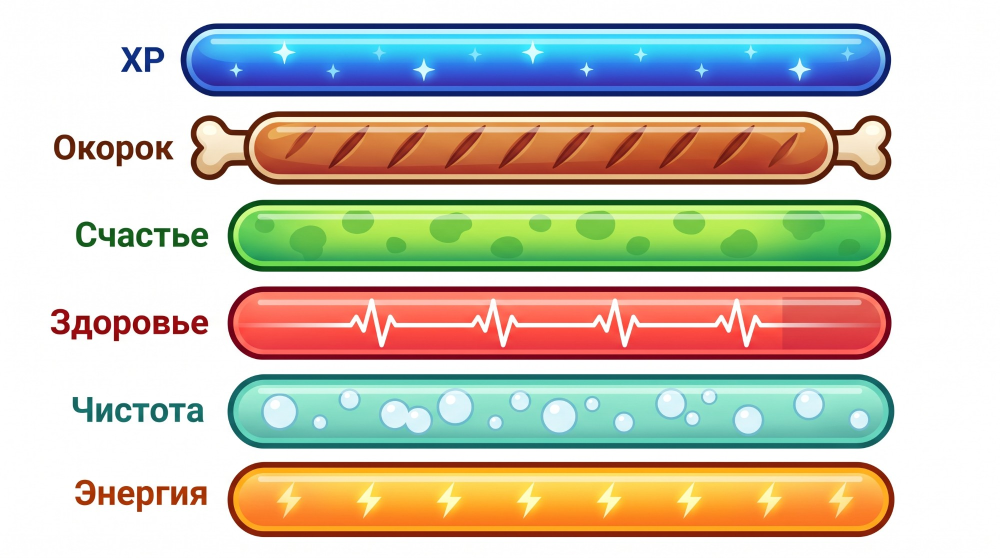
#> input picture assets/bars/source.jpg, 2000 x 1116 px (shown at 1/2 size)
$ python make_bars.py
#> lines starting #> are read from the running program, lines starting #| are printed output that depends on the picture; after the words box and inside, x2 and y2 are one past the last pixel; in counts of white or black regions, pixels touching at a corner belong together
"""
Полоски статов из премиум-эмодзи: режет исходную картинку на кусочки.

Исходник — assets/bars/source.jpg: шесть полосок одна под другой на белом
фоне, слева подписи (их отрезаем). Порядок сверху вниз — BAR_KEYS.

Для каждой полоски:
  1. вырезается из листа, белый фон становится прозрачным;
  2. приводится к 800×BAR_H и ставится по центру полосы 800×100;
  3. режется на 8 квадратов 100×100 — размер статичного эмодзи Telegram;
  4. у каждого кусочка три вида: f — полный, h — левая половина полная,
     правая пустая, e — пустой. Пустой — та же картинка, где заливка внутри
     обводки стала тёмным «стеклом», а рамка (и кости у окорока) осталась
     цветной. Поэтому полный, половина и пустой совпадают пиксель в пиксель.

Результат: assets/bars/<ключ>/<позиция><вид>.png (0f.png … 7e.png) и
preview.png — как полоски выглядят строкой в тёмной и светлой теме.

Запуск:
    python3 tools/make_bars.py [исходник]
Нужны Pillow, numpy, scipy (только на машине, где режут; боту не нужны).
"""
import os
import sys

import numpy as np
from PIL import Image, ImageDraw, ImageFont
from scipy import ndimage

ROOT = os.path.dirname(os.path.dirname(os.path.abspath(__file__)))
OUT = os.path.join(ROOT, "assets", "bars")
SRC = sys.argv[1] if len(sys.argv) > 1 else os.path.join(OUT, "source.jpg")

BAR_KEYS = ["xp", "food", "happy", "health", "clean", "energy"]
TILES = 8           # кусочков в полоске
TILE = 100          # статичное эмодзи — 100×100
BAR_H = 86          # высота полоски внутри кусочка


def find_bars(a: np.ndarray) -> list[tuple[int, int, int, int]]:
    """Рамки полосок (x0, y0, x1, y1): полосы строк, в каждой — самый правый кусок."""
    ink = a.min(axis=2) < 225
    rows = ink[:, a.shape[1] // 3:].any(axis=1)
    bands, start = [], None
    for y, v in enumerate(rows):
        if v and start is None:
            start = y
        elif not v and start is not None:
            bands.append((start, y))
            start = None
    if start is not None:
        bands.append((start, len(rows)))
    boxes = []
    for y0, y1 in bands:
        xs = np.nonzero(ink[y0:y1].any(axis=0))[0]
        # подпись слева отделена от полоски пустым промежутком
        gaps = np.nonzero(np.diff(xs) > 15)[0]
        x0 = xs[gaps[-1] + 1] if len(gaps) else xs[0]
        boxes.append((int(x0), y0, int(xs[-1]) + 1, y1))
    return boxes


def fix_health(a: np.ndarray, box) -> None:
    """
    У «Здоровья» в исходнике правый конец заливки затемнён полупрозрачным
    прямоугольником (генератор нарисовал полоску не до конца). Ободок и
    обводку он не задел. Чиним:
      - середину — продолжаем каждую строку чистым столбцом перед затемнением:
        заливка, блик и ровная линия пульса там однородны по горизонтали;
      - закруглённый конец — отражением левого конца, и только там, где
        пиксель темнее, чем в отражении (ободок не трогаем).
    """
    x0, y0, x1, y1 = box
    lum = a.astype(float) @ [0.299, 0.587, 0.114]
    h = y1 - y0
    cap = x1 - h * 3 // 4                           # дальше — закругление
    # Начало затемнения: первый столбец, после которого заливка до самого
    # закругления темнее, чем перед ним. Медиана по средним строкам — чтобы
    # линия пульса и блик не сбивали.
    col = np.median(lum[y0 + h // 5:y1 - h // 5], axis=0)
    start = None
    for x in range(x0 + (x1 - x0) * 3 // 5, cap - 10):
        if col[x - 32:x - 2].min() - col[x + 2:cap].max() > 10:
            start = x - 1
            break
    if start is None:
        return                                      # затемнения нет — чинить нечего
    ref = a[y0:y1, start - 6].copy()
    ref_l = lum[y0:y1, start - 6]
    for x in range(start, cap):
        dark = lum[y0:y1, x] < ref_l - 5
        a[y0:y1, x][dark] = ref[dark]
    for x in range(cap, x1):
        mx = x0 + x1 - 1 - x
        m = a[y0:y1, mx]
        dark = lum[y0:y1, x] < (m.astype(float) @ [0.299, 0.587, 0.114]) - 8
        a[y0:y1, x][dark] = m[dark]


def cut_bar(a: np.ndarray, box) -> Image.Image:
    """Полоска с прозрачным фоном: заливка от краёв по почти-белому + мягкий край."""
    x0, y0, x1, y1 = box
    pad = 6
    sub = a[max(0, y0 - pad):y1 + pad, max(0, x0 - pad):x1 + pad].astype(float)
    light = sub.min(axis=2)
    near_white = light > 228
    # Фон — только то, что связано с краем: белые блики внутри полоски остаются
    lab, _ = ndimage.label(near_white)
    edge = set(np.unique(np.concatenate([lab[0], lab[-1], lab[:, 0], lab[:, -1]]))) - {0}
    bg = np.isin(lab, list(edge))
    alpha = np.where(bg, 0.0, 1.0)
    # Полоса сглаживания по краю: белое, подмешанное к тёмной обводке
    band = ndimage.binary_dilation(bg, iterations=3) & ~bg
    outline = np.median(sub[~bg & ~ndimage.binary_dilation(band, iterations=2) &
                            ndimage.binary_dilation(bg, iterations=8)], axis=0)
    o_light = float(outline.min())
    a_band = np.clip((255 - light) / max(1.0, 255 - o_light), 0, 1)
    alpha[band] = a_band[band]
    rgb = sub.copy()
    rgb[band] = outline                       # цвет края — цвет обводки
    rgba = np.dstack([rgb, alpha * 255]).astype(np.uint8)
    im = Image.fromarray(rgba, "RGBA")
    return im.crop(im.getbbox())


def fill_mask(bar: np.ndarray) -> np.ndarray:
    """
    Заливка — всё, что внутри обводки капсулы. Ищем от центра полоски по
    непрозрачным и не тёмным точкам, затем закрываем дыры (пятна, насечки,
    линия пульса). Кости окорока за обводкой в маску не попадают.
    """
    alpha = bar[..., 3] > 200
    lum = bar[..., :3].astype(float) @ [0.299, 0.587, 0.114]
    h, w = lum.shape
    ring = alpha & ~ndimage.binary_erosion(alpha, iterations=4)
    o_lum = np.percentile(lum[ring], 30)
    inner = alpha & (lum > o_lum + 28)
    lab, _ = ndimage.label(inner)
    # метка в центре — внутренность капсулы
    cy, cx = h // 2, w // 2
    centre = lab[cy - 3:cy + 4, cx - 40:cx + 41]
    vals, counts = np.unique(centre[centre > 0], return_counts=True)
    m = lab == vals[np.argmax(counts)]
    m = ndimage.binary_fill_holes(m)
    return ndimage.binary_dilation(m, iterations=1) & alpha


def empty_version(bar: np.ndarray, mask: np.ndarray) -> np.ndarray:
    """Пустая полоска: заливка — тёмное стекло с призраком узора, рамка как была."""
    out = bar.copy()
    lum = bar[..., :3].astype(float) @ [0.299, 0.587, 0.114]
    v = 46 + 0.20 * lum
    glass = np.dstack([v - 2, v + 1, v + 9]).clip(0, 255)
    out[..., :3][mask] = glass[mask].astype(np.uint8)
    return out


def tiles_for(bar_img: Image.Image) -> dict[str, Image.Image]:
    bar_img = bar_img.convert("RGBa").resize((TILES * TILE, BAR_H), Image.LANCZOS).convert("RGBA")
    full = np.asarray(bar_img).copy()
    mask = fill_mask(full)
    empty = empty_version(full, mask)
    strip_f = np.zeros((TILE, TILES * TILE, 4), np.uint8)
    strip_e = np.zeros_like(strip_f)
    top = (TILE - BAR_H) // 2
    strip_f[top:top + BAR_H] = full
    strip_e[top:top + BAR_H] = empty
    out = {}
    for i in range(TILES):
        sl = slice(i * TILE, (i + 1) * TILE)
        f, e = strip_f[:, sl], strip_e[:, sl]
        h = e.copy()
        h[:, :TILE // 2] = f[:, :TILE // 2]
        out[f"{i}f"] = Image.fromarray(f, "RGBA")
        out[f"{i}h"] = Image.fromarray(h, "RGBA")
        out[f"{i}e"] = Image.fromarray(e, "RGBA")
    return out


def bar_states(value: int) -> list[str]:
    """Какие кусочки ставить для value% — так же считает бот (stat_bar в bot.py)."""
    steps = round(max(0, min(100, value)) / 100 * TILES * 2)
    if value > 0 and steps == 0:
        steps = 1
    if value < 100 and steps == TILES * 2:
        steps -= 1
    return [f"{i}{'f' if steps >= 2 * (i + 1) else 'h' if steps == 2 * i + 1 else 'e'}"
            for i in range(TILES)]


def preview(all_tiles: dict, path: str) -> None:
    """Строки как в карточке лягушки: тёмная и светлая тема, в размер экрана и крупно."""
    values = {"xp": 87, "food": 83, "happy": 50, "health": 100, "clean": 19, "energy": 4}
    try:
        font = ImageFont.truetype("/usr/share/fonts/truetype/dejavu/DejaVuSans.ttf", 15)
    except OSError:
        font = ImageFont.load_default()
    panels = []
    for bg, fg in (((24, 34, 45), (230, 235, 240)), ((255, 255, 255), (20, 20, 20))):
        for size in (22, 44):
            line_h = int(size * 1.3)
            w = size * (TILES + 1) + 140
            p = Image.new("RGBA", (w, line_h * len(BAR_KEYS) + 20), bg + (255,))
            d = ImageDraw.Draw(p)
            for r, key in enumerate(BAR_KEYS):
                y = 10 + r * line_h
                for i, st in enumerate(bar_states(values[key])):
                    t = all_tiles[key][st].resize((size, size), Image.LANCZOS)
                    p.alpha_composite(t, (size // 2 + i * size, y))
                fsz = font if size == 22 else ImageFont.truetype(font.path, 26) if hasattr(font, "path") else font
                d.text((size // 2 + TILES * size + 8, y + size // 2), f"{values[key]}%",
                       fill=fg, font=fsz, anchor="lm")
            panels.append(p)
    cw = max(p.width for p in panels) + 10
    ch = [max(panels[0].height, panels[2].height), max(panels[1].height, panels[3].height)]
    sheet = Image.new("RGBA", (cw * 2 + 10, ch[0] + ch[1] + 30), (128, 128, 128, 255))
    for col, (small, big) in enumerate(((panels[0], panels[1]), (panels[2], panels[3]))):
        sheet.alpha_composite(small, (10 + col * cw, 10))
        sheet.alpha_composite(big, (10 + col * cw, 20 + ch[0]))
    sheet.convert("RGB").save(path)


def main() -> None:
    src = Image.open(SRC).convert("RGB")
#> src is the input picture: PIL image 2000x1116 RGB; mean R, G, B 201.5, 196.3, 180.4
    a = np.asarray(src).copy()
    boxes = find_bars(a)
#> in find_bars, `ink = a.min(axis=2) < 225`:
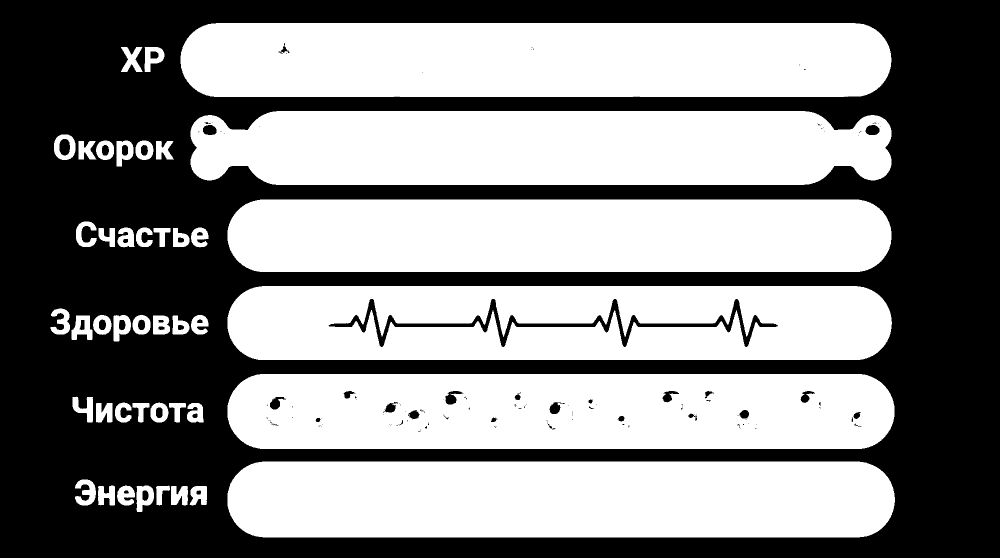
#> ink: shape (1116, 2000) bool (shown at 1/2 size); 53.4% white; 173 black regions (124 under 20 px), largest, box (x1, y1, x2, y2) and area: (0, 0, 2000, 1116) 1019853, (657, 598, 1556, 694) 11482, (119, 278, 140, 311) 574
#> the loop in find_bars, `for y, v in enumerate(rows):` made 1116 passes
#> v on passes 1 to 12: False, False, False, False, False, False, False, False, False, False, False, False
#> after the loop in find_bars, `for y, v in enumerate(rows):`: bands = [(46, 194), (222, 370), (399, 544), (572, 720), (748, 898), (923, 1075)]
#> the loop in find_bars, `for y0, y1 in bands:` made 6 passes
#> (y0, y1, gaps, x0) on passes 1 to 6: (46, 194, [82], 361), (222, 370, [219], 381), (399, 544, [244], 455), (572, 720, [291], 455), (748, 898, [244], 455), (923, 1075, [243], 455)
#> after the loop in find_bars, `for y0, y1 in bands:`: boxes = [(361, 46, 1783, 194), (381, 222, 1783, 370), (455, 399, 1783, 544), (455, 572, 1784, 720), (455, 748, 1789, 898), (455, 923, 1790, 1075)]
    if len(boxes) != len(BAR_KEYS):
        sys.exit(f"нашёл {len(boxes)} полосок, а нужно {len(BAR_KEYS)}")
    fix_health(a, boxes[BAR_KEYS.index("health")])
#> in fix_health, `lum = a.astype(float) @ [0.299, 0.587, 0.114]`:
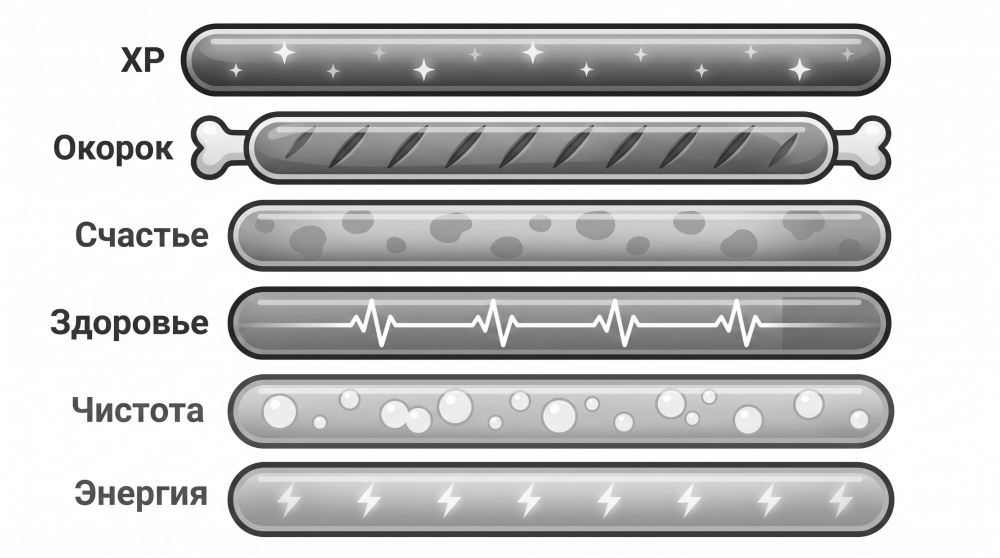
#> lum: shape (1116, 2000) float64 (shown at 1/2 size); min 19.97, max 255, mean 196
#> in fix_health, `col = np.median(lum[y0 + h // 5:y1 - h // 5], axis=0)`: col = 2000 values, max 255 at index 0, min 39.65 at index 465, mean 177.9
#> in fix_health, `ref = a[y0:y1, start - 6].copy()`: ref = 148 rows, first 8: [240, 201, 206], [100, 37, 46], [102, 11, 28], [110, 4, 24], [113, 4, 25], [114, 2, 24], [116, 5, 24], [114, 3, 22]
#> in fix_health, `ref_l = lum[y0:y1, start - 6]`: ref_l = 148 values, max 234.7 at index 78, min 37.71 at index 9, mean 135.1
#> after the loop in fix_health, `for x in range(start, cap):`: a: shape (1116, 2000, 3); 0.51% of pixels changed, all inside (x1, y1, x2, y2) = (1562, 593, 1673, 699)
#> after the loop in fix_health, `for x in range(cap, x1):`: a: shape (1116, 2000, 3); mean R, G, B 201.7, 196.5, 180.5
    all_tiles = {}
    for key, box in zip(BAR_KEYS, boxes):
        tiles = tiles_for(cut_bar(a, box))
        os.makedirs(os.path.join(OUT, key), exist_ok=True)
        for name, im in tiles.items():
            im.save(os.path.join(OUT, key, f"{name}.png"), optimize=True)
        all_tiles[key] = tiles
        print(f"{key}: {box} → {len(tiles)} кусочков")
#> this loop made 6 passes
#> (key, x0 in cut_bar, y0 in cut_bar, x1 in cut_bar, y1 in cut_bar, outline in cut_bar, o_light in cut_bar) on passes 1 to 6: ('xp', 361, 46, 1783, 194, [13, 32, 103], 13), ('food', 381, 222, 1783, 370, [90, 30, 9], 9), ('happy', 455, 399, 1783, 544, [10, 82, 25], 10), ('health', 455, 572, 1784, 720, [117, 3, 26], 3), ('clean', 455, 748, 1789, 898, [21, 100, 100], 21), ('energy', 455, 923, 1790, 1075, [134, 32, 8], 8)
#| xp: (361, 46, 1783, 194) → 24 кусочков
#| food: (381, 222, 1783, 370) → 24 кусочков
#| happy: (455, 399, 1783, 544) → 24 кусочков
#| health: (455, 572, 1784, 720) → 24 кусочков
#| clean: (455, 748, 1789, 898) → 24 кусочков
#| energy: (455, 923, 1790, 1075) → 24 кусочков
#> pass 1, in cut_bar, `light = sub.min(axis=2)`:
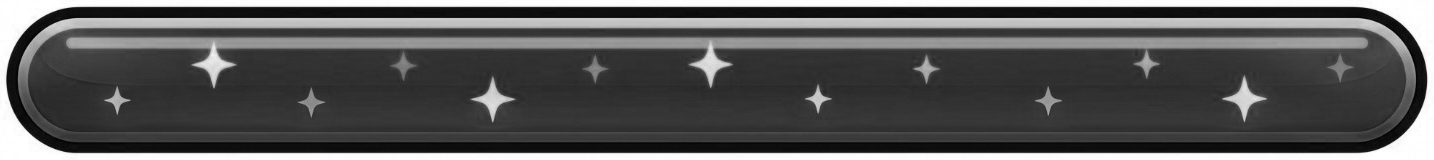
#> light: shape (160, 1434) float64; min 0, max 255, mean 87.9
#> pass 1, in cut_bar, `lab, _ = ndimage.label(near_white)`:
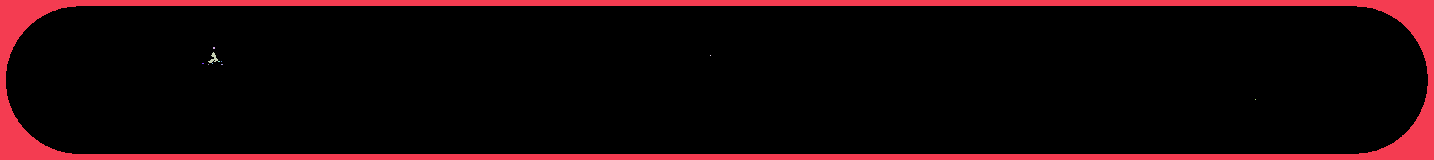
#> lab: shape (160, 1434) int32; 12 distinct labels, from 0 to 11; one colour per label, 0 black
#> after the loop:
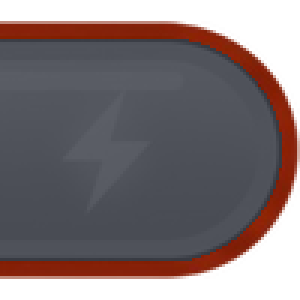
#> im: PIL image 100x100 RGBA (shown 3 times larger); mean R, G, B, A 70.7, 56.7, 58.1, 194.8; transparent parts drawn white
#> after the loop, all_tiles = 6 items
    preview(all_tiles, os.path.join(OUT, "preview.png"))
#> after the loop in preview, `for bg, fg in (((24, 34, 45), (230, 235, 240)), ((255, 255, 255), (20,..`:
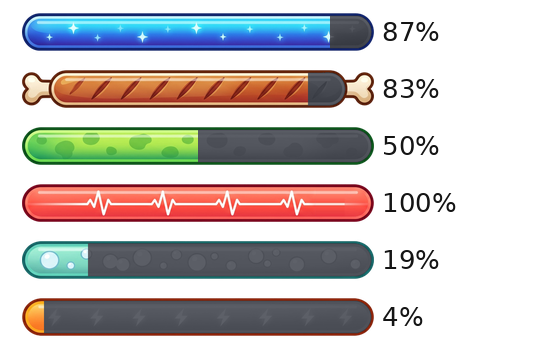
#> p: PIL image 536x362 RGBA; mean R, G, B, A 200.2, 195.3, 193.7, 255
#> after the loop in preview, `for bg, fg in (((24, 34, 45), (230, 235, 240)), ((255, 255, 255), (20,..`: panels = 4 items
#> in preview, `cw = max(p.width for p in panels) + 10`: cw = 546
#> the loop in preview, `for col, (small, big) in enumerate(((panels[0], panels[1]), (panels[2]..` made 2 passes
#> col on passes 1 to 2: 0, 1
#> after the loop in preview, `for col, (small, big) in enumerate(((panels[0], panels[1]), (panels[2]..`:
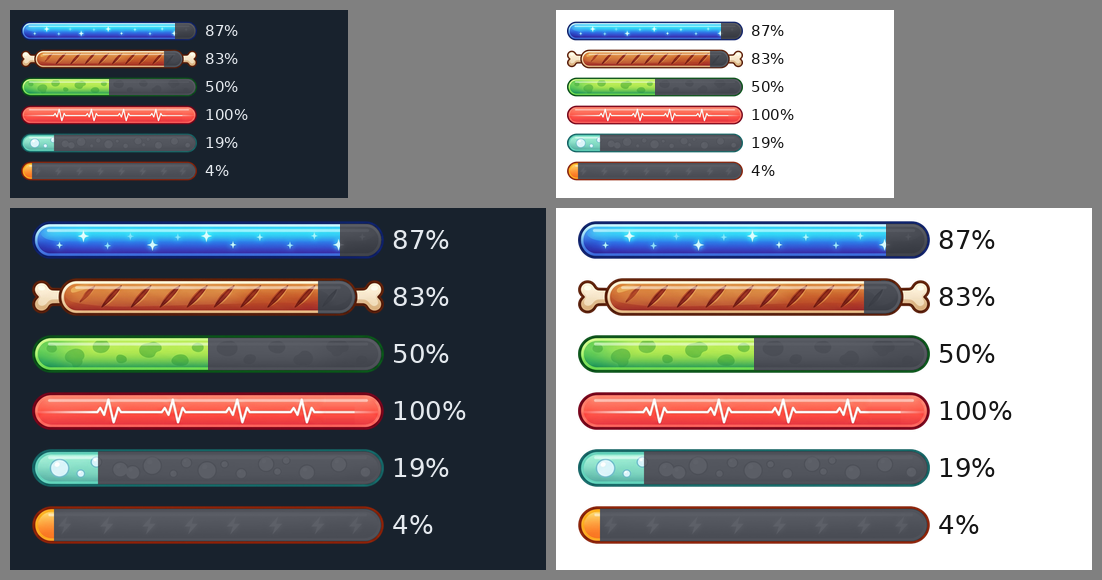
#> sheet: PIL image 1102x580 RGBA; mean R, G, B, A 132, 130.7, 132.3, 255
    print("превью:", os.path.join(OUT, "preview.png"))
#| превью: assets/bars/preview.png


if __name__ == "__main__":
    main()
